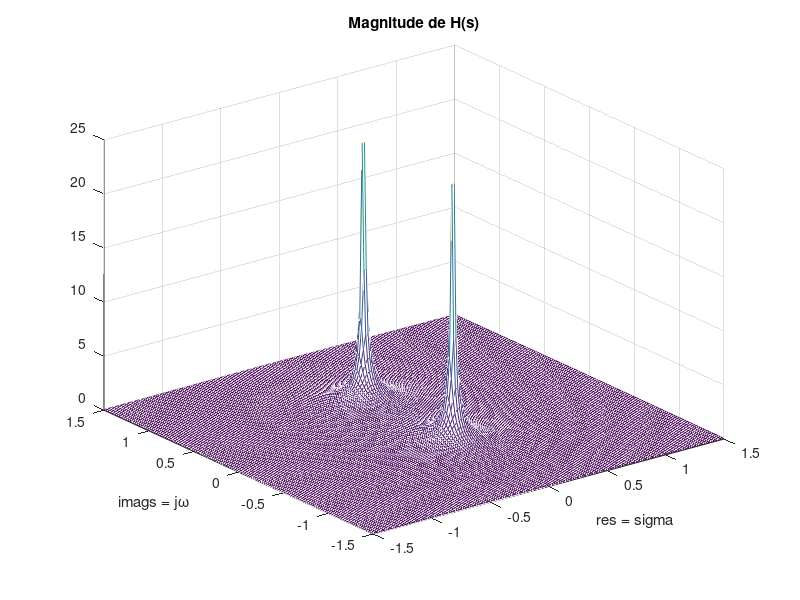

Source code (MATLAB):
clear 
clc 
close all
[re, im] = meshgrid(-1.5:0.02:1.5);
s = re + j*im;
zeta = 0.1;
wn = .5;
% Valor absolutod de H(s)
ModH = abs(wn^2 ./ (s.^2 + 2*zeta*wn.*s + wn^2));

mesh(re, im, ModH);
xlabel('re{s} = sigma'); ylabel('imag{s} = j\omega');
title('Magnitude de H(s)');
